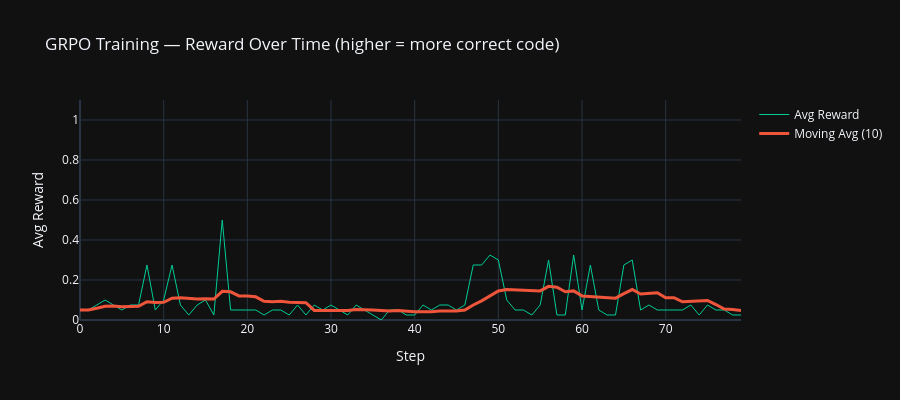

Notebook source saved alongside this figure:
### Code cell
import plotly.graph_objects as go
from torch.utils.tensorboard import SummaryWriter

writer = SummaryWriter("runs/grpo_gpt2")
optimizer = torch.optim.AdamW(
    filter(lambda p: p.requires_grad, grpo_model.parameters()), lr=1e-4
)

N_SAMPLES = 4       # generate 4 solutions per problem
N_STEPS = 80        # training steps
MAX_NEW_TOKENS = 20 # max tokens for code generation

step_rewards = []
step_losses = []

grpo_model.train()
print("GRPO Training — GPT-2 learning to write math code\n")

for step in range(N_STEPS):
    # Pick a random problem
    prob = random.choice(problems)
    prompt = PROMPT_TEMPLATE.format(question=prob["question"])
    prompt_ids = grpo_tokenizer.encode(prompt, return_tensors="pt").to("cuda")
    prompt_len = prompt_ids.shape[1]

    # Step 1: Generate N solutions
    solutions = []
    with torch.no_grad():
        for _ in range(N_SAMPLES):
            output_ids = grpo_model.generate(
                prompt_ids, max_new_tokens=MAX_NEW_TOKENS,
                do_sample=True, temperature=0.8, top_k=50,
                pad_token_id=grpo_tokenizer.eos_token_id,
            )
            generated = grpo_tokenizer.decode(output_ids[0][prompt_len:], skip_special_tokens=True)
            # Extract just the first line (the print statement)
            code_line = "print(" + generated.split(")")[0] + ")" if ")" in generated else "print(0)"
            solutions.append({"ids": output_ids, "code": code_line})

    # Step 2: Score each solution by executing the code
    rewards = []
    for sol in solutions:
        r = compute_reward(sol["code"], prob["answer"])
        rewards.append(r)

    # Step 3: Compute advantages
    mean_reward = sum(rewards) / len(rewards)
    advantages = [r - mean_reward for r in rewards]
    avg_reward = mean_reward

    # Step 4: GRPO policy update
    # For each solution, compute log probability and weight by advantage
    loss = torch.tensor(0.0, device="cuda")
    for sol, adv in zip(solutions, advantages):
        if abs(adv) < 1e-6:
            continue  # skip neutral solutions
        
        ids = sol["ids"].to("cuda")
        outputs = grpo_model(ids, labels=ids)
        # Weight the loss by advantage:
        #   positive advantage → reduce loss (reinforce)
        #   negative advantage → increase loss (discourage)
        loss += -adv * outputs.loss

    if loss.requires_grad:
        optimizer.zero_grad()
        loss.backward()
        optimizer.step()

    step_rewards.append(avg_reward)
    step_losses.append(loss.item() if isinstance(loss, torch.Tensor) else 0)
    writer.add_scalar("reward/step", avg_reward, step)
    writer.add_scalar("loss/step", loss.item() if isinstance(loss, torch.Tensor) else 0, step)

    if step % 10 == 0:
        # Show what the model generated this step
        codes = [s["code"][:40] for s in solutions]
        print(f"Step {step:>3d} | Q: {prob['question']:<20s} | avg_reward: {avg_reward:.2f}")
        for i, (c, r) in enumerate(zip(codes, rewards)):
            print(f"         sol{i+1}: {c:<40s} reward={r:.1f}")
        print()

writer.close()
grpo_model.eval()
print("Done!\n")

# Plot
fig = go.Figure()
fig.add_trace(go.Scatter(
    x=list(range(len(step_rewards))), y=step_rewards,
    mode='lines', name='Avg Reward',
    line=dict(color='#00CC96', width=1),
))
# Moving average
window = 10
if len(step_rewards) > window:
    moving_avg = [sum(step_rewards[max(0,i-window):i+1])/len(step_rewards[max(0,i-window):i+1]) 
                  for i in range(len(step_rewards))]
    fig.add_trace(go.Scatter(
        x=list(range(len(moving_avg))), y=moving_avg,
        mode='lines', name=f'Moving Avg ({window})',
        line=dict(color='#EF553B', width=3),
    ))
fig.update_layout(
    title="GRPO Training — Reward Over Time (higher = more correct code)",
    xaxis_title="Step", yaxis_title="Avg Reward",
    template="plotly_dark", height=400, yaxis_range=[0, 1.1],
)
fig.show()

### Figure 1 — Plotly figure (JSON) as saved in the notebook; plotly's stock layout.template omitted (floating-point values rounded to 4 significant figures)
{"data": [{"line": {"color": "#00CC96", "width": 1}, "mode": "lines", "name": "Avg Reward", "type": "scatter", "x": [0, 1, 2, 3, 4, 5, 6, 7, 8, 9, 10, 11, 12, 13, 14, 15, 16, 17, 18, 19, 20, 21, 22, 23, 24, 25, 26, 27, 28, 29, 30, 31, 32, 33, 34, 35, 36, 37, 38, 39, 40, 41, 42, 43, 44, 45, 46, 47, 48, 49, 50, 51, 52, 53, 54, 55, 56, 57, 58, 59, 60, 61, 62, 63, 64, 65, 66, 67, 68, 69, 70, 71, 72, 73, 74, 75, 76, 77, 78, 79], "y": [0.05, 0.05, 0.075, 0.1, 0.075, 0.05, 0.075, 0.075, 0.275, 0.05, 0.1, 0.275, 0.075, 0.025, 0.075, 0.1, 0.025, 0.5, 0.05, 0.05, 0.05, 0.05, 0.025, 0.05, 0.05, 0.025, 0.075, 0.025, 0.075, 0.05, 0.075, 0.05, 0.025, 0.075, 0.05, 0.025, 0, 0.05, 0.05, 0.025, 0.025, 0.075, 0.05, 0.075, 0.075, 0.05, 0.075, 0.275, 0.275, 0.325, 0.3, 0.1, 0.05, 0.05, 0.025, 0.075, 0.3, 0.025, 0.025, 0.325, 0.05, 0.275, 0.05, 0.025, 0.025, 0.275, 0.3, 0.05, 0.075, 0.05, 0.05, 0.05, 0.05, 0.075, 0.025, 0.075, 0.05, 0.05, 0.025, 0.025]}, {"line": {"color": "#EF553B", "width": 3}, "mode": "lines", "name": "Moving Avg (10)", "type": "scatter", "x": [0, 1, 2, 3, 4, 5, 6, 7, 8, 9, 10, 11, 12, 13, 14, 15, 16, 17, 18, 19, 20, 21, 22, 23, 24, 25, 26, 27, 28, 29, 30, 31, 32, 33, 34, 35, 36, 37, 38, 39, 40, 41, 42, 43, 44, 45, 46, 47, 48, 49, 50, 51, 52, 53, 54, 55, 56, 57, 58, 59, 60, 61, 62, 63, 64, 65, 66, 67, 68, 69, 70, 71, 72, 73, 74, 75, 76, 77, 78, 79], "y": [0.05, 0.05, 0.05833, 0.06875, 0.07, 0.06667, 0.06786, 0.06875, 0.09167, 0.0875, 0.08864, 0.1091, 0.1114, 0.1068, 0.1045, 0.1068, 0.1045, 0.1432, 0.1409, 0.1205, 0.1205, 0.1159, 0.09318, 0.09091, 0.09318, 0.08864, 0.08636, 0.08636, 0.04773, 0.04773, 0.05, 0.05, 0.04773, 0.05227, 0.05227, 0.05, 0.04773, 0.04545, 0.04773, 0.04318, 0.04091, 0.04091, 0.04091, 0.04545, 0.04545, 0.04545, 0.05, 0.075, 0.09545, 0.1205, 0.1455, 0.1523, 0.15, 0.15, 0.1455, 0.1455, 0.1682, 0.1636, 0.1409, 0.1455, 0.1205, 0.1182, 0.1136, 0.1114, 0.1091, 0.1318, 0.1523, 0.1295, 0.1341, 0.1364, 0.1114, 0.1114, 0.09091, 0.09318, 0.09318, 0.09773, 0.07727, 0.05455, 0.05227, 0.04773]}], "layout": {"height": 400, "title": {"text": "GRPO Training — Reward Over Time (higher = more correct code)"}, "xaxis": {"title": {"text": "Step"}}, "yaxis": {"range": [0, 1.1], "title": {"text": "Avg Reward"}}}}
